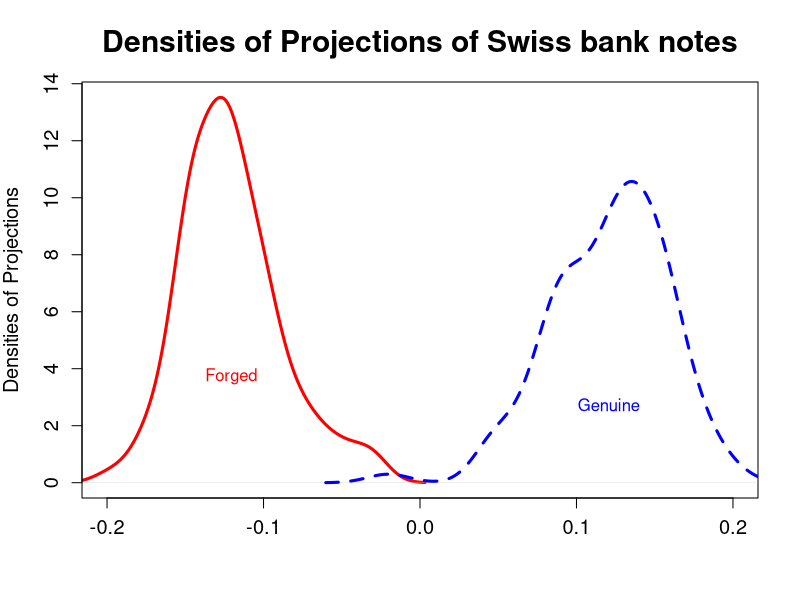

Source code (R):
# −−−−−−−−−−−−−−−−−−−−−−−−−−−−−−−−−−−−−−−−−−−−−−−−−−−−−−
# Name of QuantLet : MVAdisfbank
# −−−−−−−−−−−−−−−−−−−−−−−−−−−−−−−−−−−−−−−−−−−−−−−−−−−−−−
# Published in : Applied Multivariate Statistical Analysis
# −−−−−−−−−−−−−−−−−−−−−−−−−−−−−−−−−−−−−−−−−−−−−−−−−−−−−−
# Description : Performs a Fisher discrimination analysis of the 
# Swiss bank notes, computes the misclassification
# rates for the whole dataset and displays nonparametric density
# estimates of the projected data. 
# −−−−−−−−−−−−−−−−−−−−−−−−−−−−−−−−−−−−−−−−−−−−−−−−−−−−−−
# Keywords : discrimination, estimation, discriminant-analysis,
# Fisher, density, projection, Fisher LDA projection, nonparametric,
# plot, graphical representation, financial
# −−−−−−−−−−−−−−−−−−−−−−−−−−−−−−−−−−−−−−−−−−−−−−−−−−−−−−
# See also : MVAaer, MVAaper, MVAaerbh, MVAdiscbh, MVAdisnorm
# −−−−−−−−−−−−−−−−−−−−−−−−−−−−−−−−−−−−−−−−−−−−−−−−−−−−−−
# Author : Zografia Anastasiadou
# −−−−−−−−−−−−−−−−−−−−−−−−−−−−−−−−−−−−−−−−−−−−−−−−−−−−−−
# Submitted : Tue, January 11 2011 by Zografia Anastasiadou
# −−−−−−−−−−−−−−−−−−−−−−−−−−−−−−−−−−−−−−−−−−−−−−−−−−−−−−
# Datafile : bank2.dat
# −−−−−−−−−−−−−−−−−−−−−−−−−−−−−−−−−−−−−−−−−−−−−−−−−−−−−−
# Example : Densities of projections of genuine and counterfeit bank notes by Fisher's discrimination rule.
# −−−−−−−−−−−−−−−−−−−−−−−−−−−−−−−−−−−−−−−−−−−−−−−−−−−−−−

# clear all variables
rm(list = ls(all = TRUE))
graphics.off()

# reads the bank data
x = read.table("bank2.dat")

xg  = x[1:100, ]                # Group first 100 observations    
xf  = x[101:200, ]              # Group second 100 observations
mg  = colMeans(xg)              # Determine the mean for the seperate groups and overall sample
mf  = colMeans(xf)
m   = (mg + mf)/2
w   = 100 * (cov(xg) + cov(xf)) # matrix w for within sum-of-squares
d   = mg - mf                   # Difference in means
a   = solve(w) %*% d            # Determine the factors for linear combinations

yg = as.matrix(xg - matrix(m, nrow = 100, ncol = 6, byrow = T)) %*% a  # Discriminant rule for genuine notes
yf = as.matrix(xf - matrix(m, nrow = 100, ncol = 6, byrow = T)) %*% a  # Discriminant rule for forged notes

xgtest = yg
sg = sum(xgtest < 0)            # Number of misclassified genuine notes

xftest = yf                     # Number of misclassified forged notes
sf = sum(xftest > 0)

fg = density(yg)                # density of projection o=f genuine notes
ff = density(yf)                # density of projection of forged notes

# plot
plot(ff, lwd = 3, col = "red", xlab = "", ylab = "Densities of Projections", main = "Densities of Projections of Swiss bank notes", 
    xlim = c(-0.2, 0.2), cex.lab = 1.2, cex.axis = 1.2, cex.main = 1.8)
lines(fg, lwd = 3, col = "blue", lty = 2)
text(mean(yf), 3.72, "Forged", col = "red")
text(mean(yg), 2.72, "Genuine", col = "blue")
